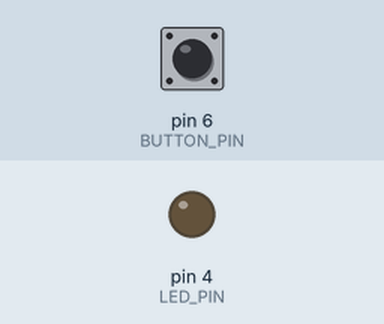
Recording of a sketch running on a simulated Arduino Uno, built with avr-gcc and run on an emulated ATmega328P. On the bench: output pins drawn as LEDs (lit = HIGH). Inputs (shaded band) come from the test bench; at power-on: pin 6 (BUTTON_PIN) LOW.

Above: at 1.2 s.
1.3 s: pin 6 (BUTTON_PIN) pulled HIGH for 0.15 s
At 1.37 s:
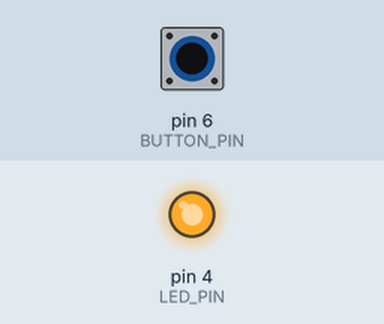
2.9 s: pin 6 (BUTTON_PIN) pulled HIGH for 3.2 s
At 6.6 s:
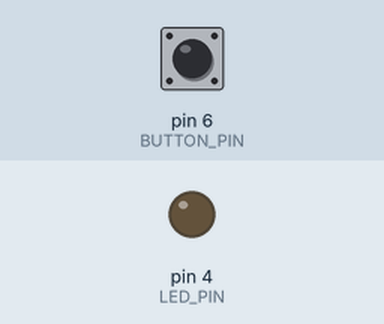
Timing chart, 0 to 8.1 s (numbered marks = the images above; inputs shaded):
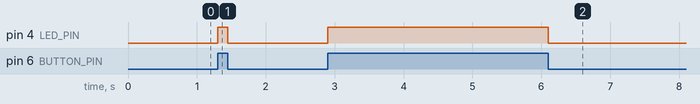

The sketch:

buttonLED.ino
```cpp
#define LED_PIN 4
#define BUTTON_PIN 6

bool buttonState;

void setup() {
  pinMode(BUTTON_PIN, INPUT);
  pinMode(LED_PIN, OUTPUT);
}

void loop() {
  buttonState = digitalRead(BUTTON_PIN);

  digitalWrite(LED_PIN, buttonState);
}
```

Measured:
- after the input at 1.3 s, pin 4 (LED_PIN): LOW → HIGH at once, → LOW 0.15 s later
- after the input at 2.9 s, pin 4 (LED_PIN): LOW → HIGH at once, → LOW 3.2 s later
